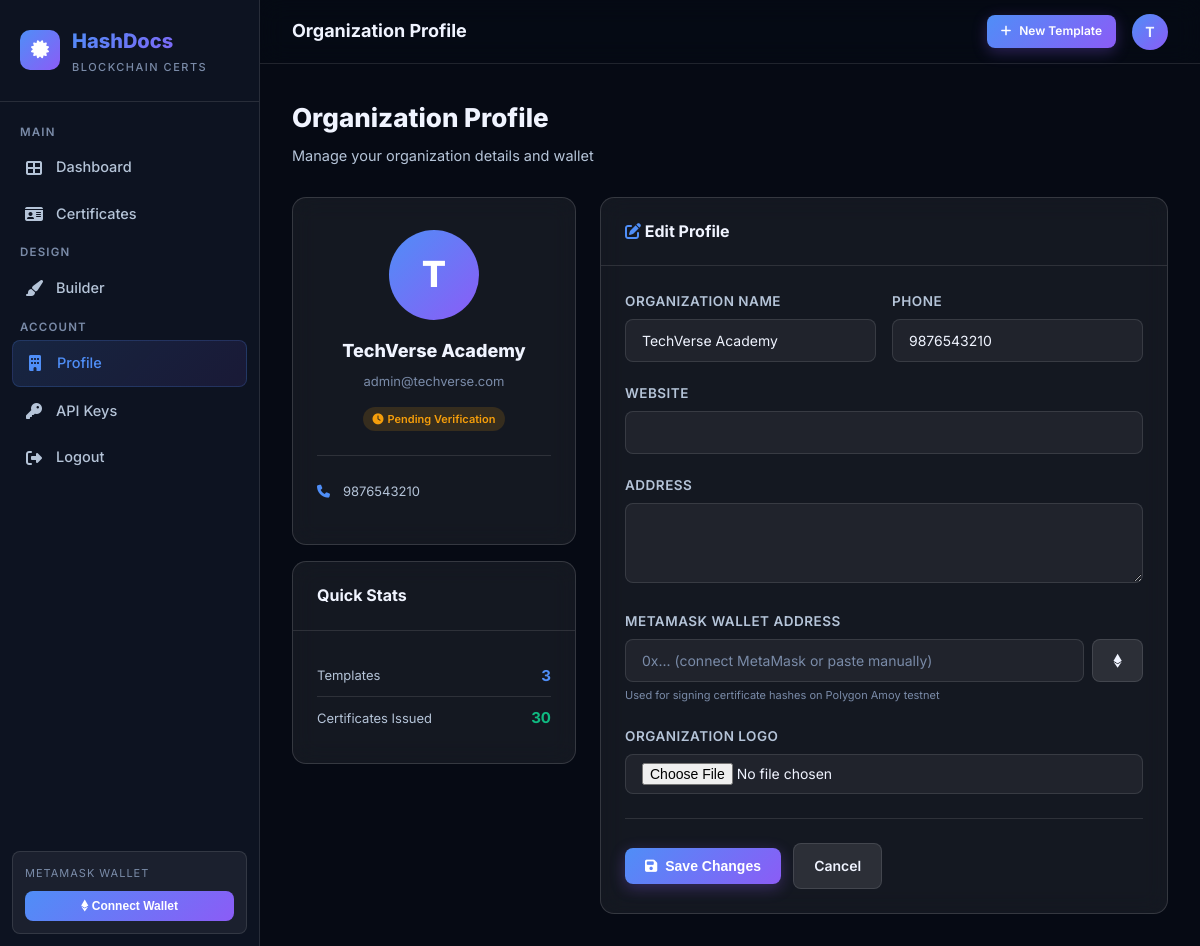
The page /profile/ (signed in) on the database its author committed.
### accounts/models.py (models this page shows, shortened)
class Organization(AbstractBaseUser, PermissionsMixin):
    id = models.UUIDField(primary_key=True, default=uuid.uuid4, editable=False)
    email = models.EmailField(unique=True)
    name = models.CharField(max_length=255)
    phone = models.CharField(max_length=20, blank=True)
    website = models.URLField(blank=True)
    address = models.TextField(blank=True)
    logo = models.ImageField(upload_to='org_logos/', blank=True, null=True)
    wallet_address = models.CharField(max_length=42, blank=True, help_text='MetaMask Ethereum wallet address')
    is_active = models.BooleanField(default=True)
    is_staff = models.BooleanField(default=False)
    is_verified = models.BooleanField(default=False, help_text='KYC verified')
    date_joined = models.DateTimeField(auto_now_add=True)
    updated_at = models.DateTimeField(auto_now=True)
    USERNAME_FIELD = 'email'
    REQUIRED_FIELDS = ['name']
    objects = OrganizationManager()
    class Meta:
        verbose_name = 'Organization'
        verbose_name_plural = 'Organizations'

### accounts/views.py (the view)
# urls.py: path('profile/', views.profile, name='profile'),
@login_required
def profile(request):
    if request.method == 'POST':
        form = ProfileForm(request.POST, request.FILES, instance=request.user)
        if form.is_valid():
            form.save()
            messages.success(request, 'Profile updated successfully!')
            return redirect('profile')
    else:
        form = ProfileForm(instance=request.user)
    return render(request, 'accounts/profile.html', {'form': form})

### accounts/forms.py
class ProfileForm(forms.ModelForm):
    class Meta:
        model = Organization
        fields = ['name', 'phone', 'website', 'address', 'logo', 'wallet_address']
        widgets = {
            'name': forms.TextInput(attrs={'class': 'form-control'}),
            'phone': forms.TextInput(attrs={'class': 'form-control'}),
            'website': forms.URLInput(attrs={'class': 'form-control'}),
            'address': forms.Textarea(attrs={'class': 'form-control', 'rows': 3}),
            'wallet_address': forms.TextInput(attrs={'class': 'form-control', 'placeholder': '0x...'}),
        }

### templates/accounts/profile.html (shortened to what this page needs)
{% extends 'dashboard/base_dashboard.html' %}
{% block page_title %}Organization Profile{% endblock %}
{% block page_content %}
<div class="page-header">
    <div>
        <div class="page-title">Organization Profile</div>
        <div class="page-sub">Manage your organization details and wallet</div>
    </div>
</div>
<div style="display:grid;grid-template-columns:1fr 2fr;gap:24px;">
    <div>
        <div class="card">
            <div class="card-body" style="text-align:center;padding:32px 24px;">
                {% if request.user.logo %}
                    <img src="{{ request.user.logo.url }}" alt="Logo"
                        style="width:90px;height:90px;border-radius:50%;object-fit:cover;border:3px solid var(--blue);margin-bottom:16px;">
                {% else %}
                    <div style="width:90px;height:90px;border-radius:50%;background:linear-gradient(135deg,var(--blue),var(--purple));display:flex;align-items:center;justify-content:center;font-size:36px;font-weight:800;color:white;margin:0 auto 16px;">
                        {{ request.user.name|slice:":1"|upper }}
                    </div>
                {% endif %}
                <div style="font-size:18px;font-weight:800;margin-bottom:4px;">{{ request.user.name }}</div>
                <div style="font-size:13px;color:var(--text-muted);margin-bottom:12px;">{{ request.user.email }}</div>
                {% if request.user.is_verified %}
                    <span class="badge badge-success"><i class="fas fa-check-circle"></i> KYC Verified</span>
                {% else %}
                    <span class="badge badge-warning"><i class="fas fa-clock"></i> Pending Verification</span>
                {% endif %}
                <hr class="divider">
                <div style="text-align:left;">
                    {% if request.user.phone %}
                    <div style="display:flex;align-items:center;gap:10px;margin-bottom:10px;font-size:13px;color:var(--text-secondary);">
                        <i class="fas fa-phone" style="color:var(--blue);width:16px;"></i>{{ request.user.phone }}
                    </div>
                    {% endif %}
                </div>
            </div>
        </div>
        <div class="card" style="margin-top:16px;">
            <div class="card-header"><span class="card-title">Quick Stats</span></div>
            <div class="card-body">
                <div style="display:flex;justify-content:space-between;align-items:center;padding:8px 0;border-bottom:1px solid var(--border);">
                    <span style="font-size:13px;color:var(--text-secondary);">Templates</span>
                    <span style="font-weight:700;color:var(--blue);">{{ request.user.templates.count }}</span>
                </div>
                <div style="display:flex;justify-content:space-between;align-items:center;padding:8px 0;">
                    <span style="font-size:13px;color:var(--text-secondary);">Certificates Issued</span>
                    <span style="font-weight:700;color:var(--success);">{{ request.user.certificates.count }}</span>
                </div>
            </div>
        </div>
    </div>
    <div class="card">
        <div class="card-header">
            <span class="card-title"><i class="fas fa-edit" style="color:var(--blue);"></i> Edit Profile</span>
        </div>
        <div class="card-body">
            <form method="post" enctype="multipart/form-data">
                <div style="display:grid;grid-template-columns:1fr 1fr;gap:16px;">
                    <div class="form-group">
                        <label class="form-label">Organization Name</label>
                        <input type="text" name="name" class="form-control" value="{{ form.name.value|default:request.user.name }}" required>
                    </div>
                    <div class="form-group">
                        <label class="form-label">Phone</label>
                        <input type="text" name="phone" class="form-control" value="{{ form.phone.value|default:request.user.phone }}">
                    </div>
                </div>
                <div class="form-group">
                    <label class="form-label">Website</label>
                    <input type="url" name="website" class="form-control" value="{{ form.website.value|default:request.user.website|default:'' }}">
                </div>
                <div class="form-group">
                    <label class="form-label">Address</label>
                    <textarea name="address" class="form-control" rows="3">{{ form.address.value|default:request.user.address }}</textarea>
                </div>
                <div class="form-group">
                    <label class="form-label">MetaMask Wallet Address</label>
                    <div style="display:flex;gap:8px;">
                        <input type="text" name="wallet_address" class="form-control"
                            value="{{ form.wallet_address.value|default:request.user.wallet_address|default:'' }}"
                            placeholder="0x... (connect MetaMask or paste manually)">
                        <button type="button" class="btn btn-secondary" onclick="autoConnectWallet()" title="Connect MetaMask">
                            <i class="fab fa-ethereum"></i>
                        </button>
                    </div>
                    <div style="font-size:11px;color:var(--text-muted);margin-top:4px;">
                        Used for signing certificate hashes on Polygon Amoy testnet
                    </div>
                </div>
                <div class="form-group">
                    <label class="form-label">Organization Logo</label>
                    <input type="file" name="logo" class="form-control" accept="image/*">
                </div>
                <hr class="divider">
                <button type="submit" class="btn btn-gradient">
                    <i class="fas fa-save"></i> Save Changes
                </button>
                <a href="{% url 'dashboard' %}" class="btn btn-secondary" style="margin-left:8px;">Cancel</a>
            </form>
        </div>
    </div>
</div>
{% endblock %}

### templates/dashboard/base_dashboard.html (shortened to what this page needs)
{% extends 'base.html' %}
{% load static %}
{% block content %}
<div class="app-layout">
    <aside class="sidebar">
        <div class="sidebar-logo">
            <div class="logo-icon">
                <i class="fas fa-certificate" style="color:white;"></i>
            </div>
            <div>
                <div class="logo-text">HashDocs</div>
                <div class="logo-sub">Blockchain Certs</div>
            </div>
        </div>
        <nav class="sidebar-nav">
            <span class="nav-section-label">Main</span>
            <a href="{% url 'dashboard' %}" class="nav-item {% if request.resolver_match.url_name == 'dashboard' %}active{% endif %}">
                <i class="fas fa-th-large nav-icon"></i> Dashboard
            </a>
            <a href="{% url 'certificate_list' %}" class="nav-item {% if request.resolver_match.url_name == 'certificate_list' %}active{% endif %}">
                <i class="fas fa-id-card nav-icon"></i> Certificates
            </a>
            <span class="nav-section-label">Design</span>
            <a href="{% url 'template_list' %}" class="nav-item {% if 'template' in request.resolver_match.url_name %}active{% endif %}">
                <i class="fas fa-paint-brush nav-icon"></i> Builder
            </a>
            <span class="nav-section-label">Account</span>
            <a href="{% url 'profile' %}" class="nav-item {% if request.resolver_match.url_name == 'profile' %}active{% endif %}">
                <i class="fas fa-building nav-icon"></i> Profile
            </a>
            <a href="{% url 'api_keys' %}" class="nav-item {% if 'api_key' in request.resolver_match.url_name %}active{% endif %}">
                <i class="fas fa-key nav-icon"></i> API Keys
            </a>
            <a href="{% url 'logout' %}" class="nav-item">
                <i class="fas fa-sign-out-alt nav-icon"></i> Logout
            </a>
        </nav>
        <div class="wallet-badge" id="wallet-section">
            {% if request.user.wallet_address %}
                <div class="wallet-label">Connected Wallet</div>
                <div class="wallet-addr">{{ request.user.wallet_address|slice:":10" }}...{{ request.user.wallet_address|slice:"-4:" }}</div>
            {% else %}
                <div class="wallet-label" style="margin-bottom:8px;">MetaMask Wallet</div>
                <button class="wallet-connect-btn" onclick="connectMetaMask()">
                    <i class="fab fa-ethereum"></i> Connect Wallet
                </button>
            {% endif %}
        </div>
    </aside>
    <div class="main-content">
        <header class="topbar">
            <div class="topbar-title">{% block page_title %}Dashboard{% endblock %}</div>
            <div class="topbar-actions">
                <a href="{% url 'template_create' %}" class="btn btn-gradient btn-sm">
                    <i class="fas fa-plus"></i> New Template
                </a>
                <div class="avatar" title="{{ request.user.name }}">
                    {{ request.user.name|slice:":1"|upper }}
                </div>
            </div>
        </header>
        <main class="page-body">
            {% block page_content %}{% endblock %}
        </main>
    </div>
</div>
{% endblock %}

### templates/dashboard/base_dashboard.html (style rules this page uses)
.app-layout { display:flex; }

### rows shown on the page
Organization: user.name "T", user.name "TechVerse Academy", user.email "admin@techverse.com", user.phone "9876543210", user.templates.count "3", user.certificates.count "30", name "TechVerse Academy", phone "9876543210"
